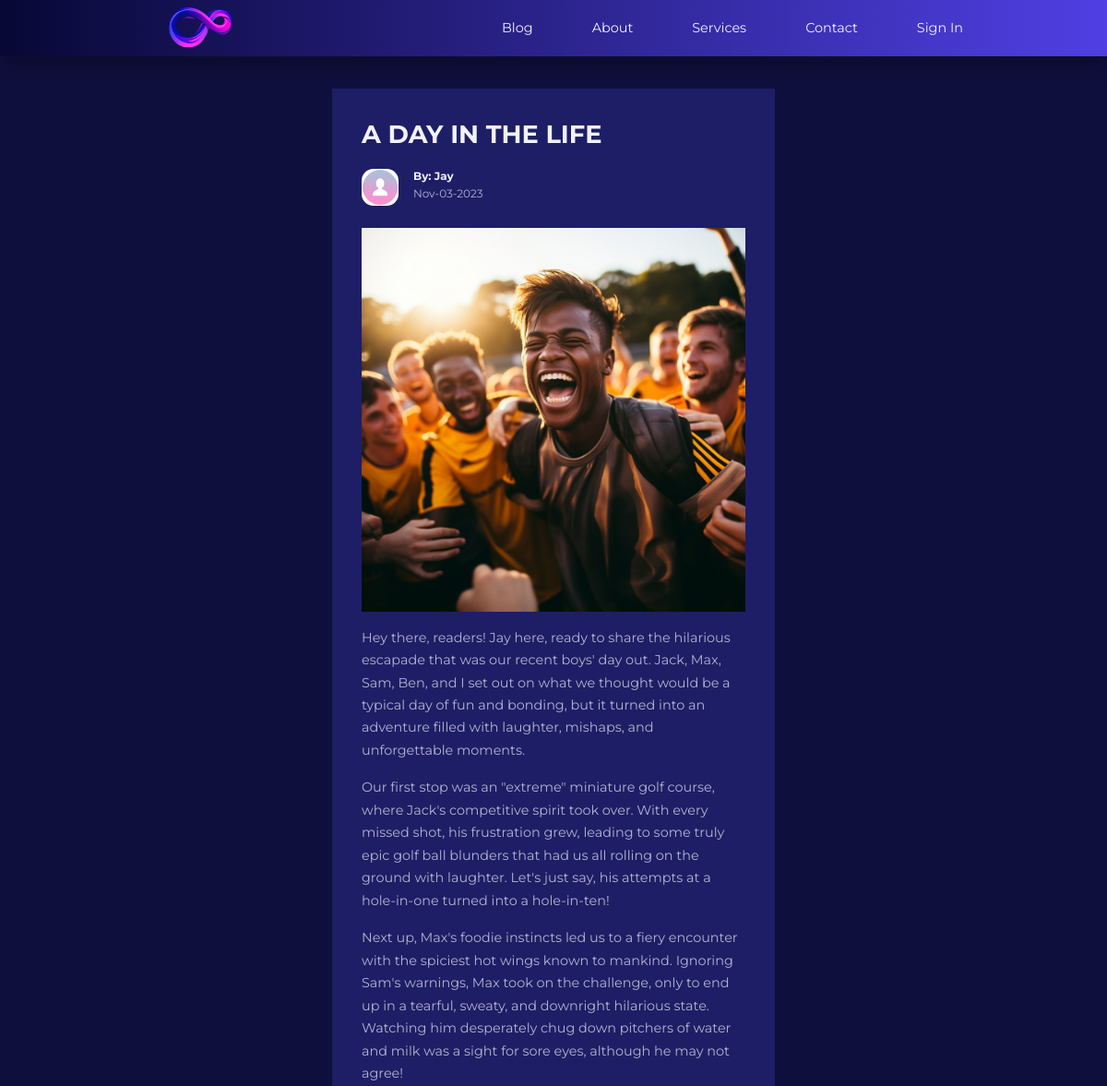
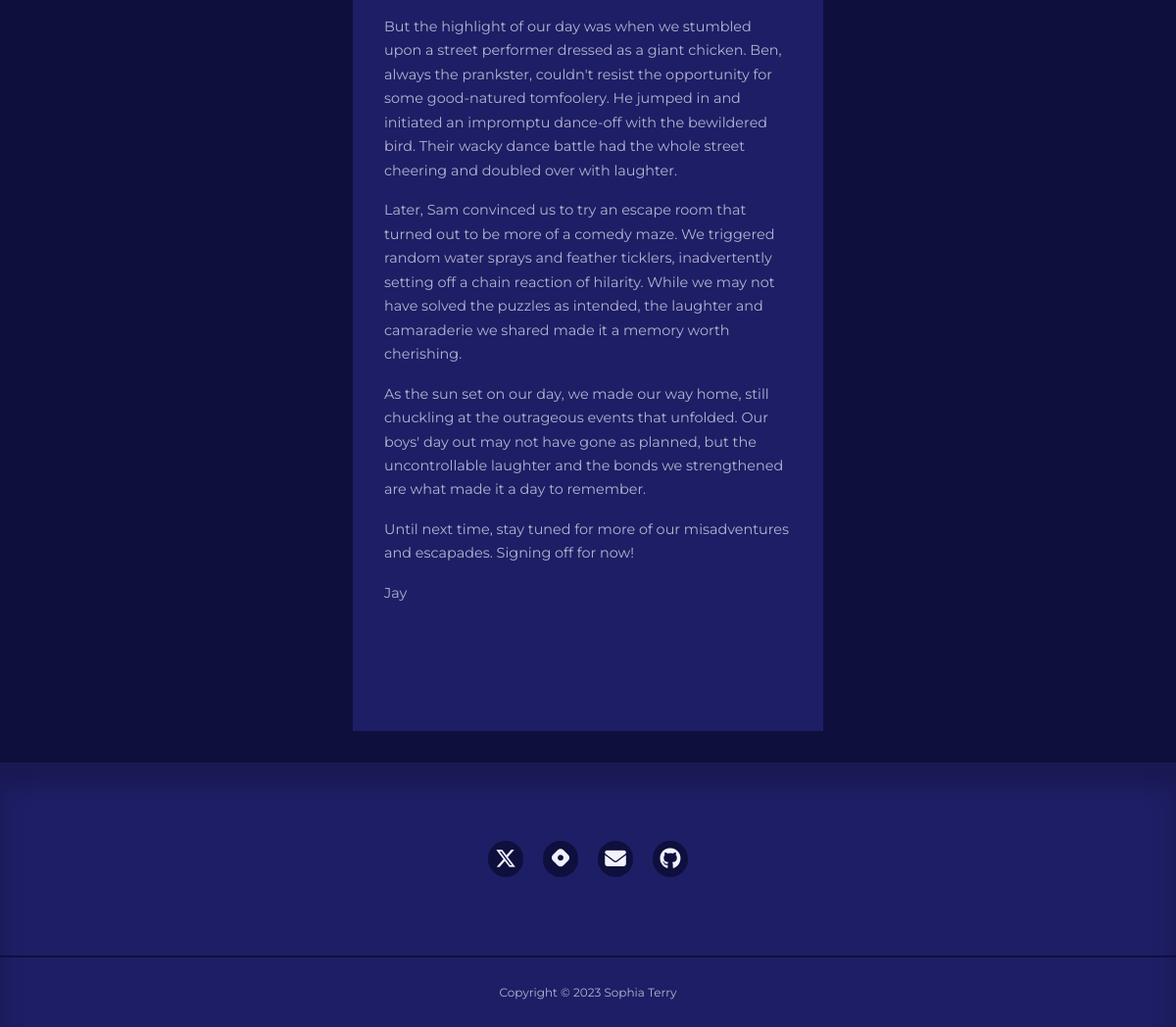
/post/11, run on the app's committed database (2 pictures, top to bottom).
### app/models.py (models this page shows, shortened)
class Post(db.Model):
    id = db.Column(db.Integer, primary_key=True)
    title = db.Column(db.String(120))
    content = db.Column(db.Text)
    image = db.Column(db.String(120), nullable=True)
    timestamp = db.Column(db.DateTime, index=True, default=datetime.utcnow)
    user_id = db.Column(db.Integer, db.ForeignKey('user.id', name='fk_user_id'))
    category_id = db.Column(db.Integer, db.ForeignKey('category.id', name='fk_category_id'))
    category = db.relationship('Category', backref=db.backref('posts', lazy=True))

class User(UserMixin, db.Model):
    id = db.Column(db.Integer, primary_key=True)
    username = db.Column(db.String(100), index=True, unique=True)
    email = db.Column(db.String(120), index=True, unique=True)
    password_hash = db.Column(db.String(128))
    picture = db.Column(db.String(120), nullable=True)
    posts = db.relationship('Post', backref='author', lazy='dynamic')
    about_me = db.Column(db.String(140))
    last_seen = db.Column(db.DateTime, default=datetime.utcnow)
    followed = db.relationship(
        'User', secondary=followers,
        primaryjoin=(followers.c.follower_id == id),
        secondaryjoin=(followers.c.followed_id == id),
        backref=db.backref('followers', lazy='dynamic'), lazy='dynamic'
    )

### app/routes.py (the view)
@app.route('/post/<int:post_id>')
def single_post(post_id):
   post = Post.query.get_or_404(post_id)
   author = post.author
   return render_template('single_post.html', post=post, author=author)

### app/routes.py (called while the page is built)
@app.before_request
def before_request():
    if current_user.is_authenticated:
        current_user.last_seen = datetime.utcnow()
        db.session.commit()

### app/templates/single_post.html (shortened to what this page needs)
{% extends "base.html" %}
{% block content %}
    <section class="singlepost">
        <div class=" container singlepost__container">
            <h2>{{ post.title }}</h2>
            <div class="post__author">
                <div class="post__author-avator">
                            {% if current_user.is_authenticated %}
                            <img src="{{ url_for('static', filename='images/' + author.picture) }}" alt="avatar">
                            {% else %}
                            <img src="{{ url_for('static', filename='/images/default_profile_pc.png') }}" alt="Default Image">
                            {% endif %}
                </div>
                <div class="post__author-info">
                    <a href="{{ url_for('user', username=post.author.username) }}">
                    <h5>By: {{post.author.username }}</h5></a>
                    <small> {{ post.timestamp.strftime('%b-%d-%Y') }}</small>
                </div>
            </div>
            <div class="singlepost__thumbnail">
               {% if post.image %}
                <img src="{{ url_for('static', filename='images/' + post.image) }}" alt="Post Image">
                {% else %}
                <img src="{{ url_for('static', filename='/images/blog18.jpg') }}" alt="Default Image">
                {% endif %}
            </div>
            <p class="post__body">{{ post.content|safe }}</p>
        </div>
    </section>
{% endblock %}

### app/static/styles/styles.css (style rules this page uses)
:root { --color-primary: #6f6af8; --color-primary-light: hsl(242, 91%, 69%, 18%); --color-primary-variant: #5854c7; --color-red: #da0f3f; --color-red-light: hsl(346, 87%, 46%, 15%); --color-green: #00c476; --color-green-light: hsl(156, 100%, 38%, 15%); --color-gray-900: #1e1e66; --color-gray-700: #2d2b7c; --color-gray-300: rgba(242, 242, 254, 0.3); --color-gray-200: rgba(242, 242, 254, 0.7); --color-white: #f2f2fe; --color-bg: #0f0f3e; --transition: all 300ms ease; --container-width-lg: 74%; --container-width-md: 88%; --form-width: 40%; --card-border-radius-1: 0.3rem; --card-border-radius-2: 0.5rem; --card-border-radius-3: 0.8rem; --card-border-radius-4: 2rem; --card-border-radius-5: 5rem; }
* { box-sizing: border-box; margin: 0; padding: 0; outline: 0; border: 0; appearance: 0; list-style: none; text-decoration: none; }
body { font-family: 'Montserrat', sans-serif; line-height: 1.6; color: var(--color-gray-200); overflow-x: hidden; background: var(--color-bg); font-size: 0.9rem; }
.container { width: var(--container-width-lg); max-width: 1800px; margin-inline: auto; }
section { margin-top: 3rem; width: 100vw; }
h1, h2, h3, h4, h5 { color: var(--color-white); line-height: 1.3; }
h2 { font-size: 1.7rem; margin: 1rem 0; }
a { color: var(--color-white); transition: var(--transition); }
img { display: block; width: 100%; height: 100%; object-fit: cover; }
.post__author { display: flex; gap: 1rem; margin-top: 1.2rem; }
.post__author-avator { width: 2.5rem; height: 2.5rem; border-radius: var(--card-border-radius-3); overflow: hidden; }
.singlepost { margin: 6rem 0 2rem; }
.singlepost__container { width: var(--form-width); background: var(--color-gray-900); padding: 1rem 2rem 3rem; }
.singlepost__container p { margin-top: 1rem; line-height: 1.7; }
.singlepost__thumbnail { margin: 1.5rem 0 1rem; }

### data on the page
Post: title "A DAY IN THE LIFE", timestamp "Nov-03-2023", image (picture), content "Hey there, readers! Jay here, ready to share the hilarious escapade that was our recent boys' day out. Jack, Max, Sam, Ben, and I set out on what we thought would be a typical day of fun and bonding, but it turned into an adventure filled with laughter, mishaps, and unforgettable moments. Our first stop was an \"extreme\" miniature golf course, where Jack's competitive spirit took over. With every missed shot, his frustration grew, leading to some truly epic golf ball blunders that had us all rolling on the ground with laughter. Let's just say, his attempts at a hole-in-one turned into a hole-in-ten! Next up, Max's foodie instincts led us to a fiery encounter with the spiciest hot wings known…"
User: author.username "Jay"
